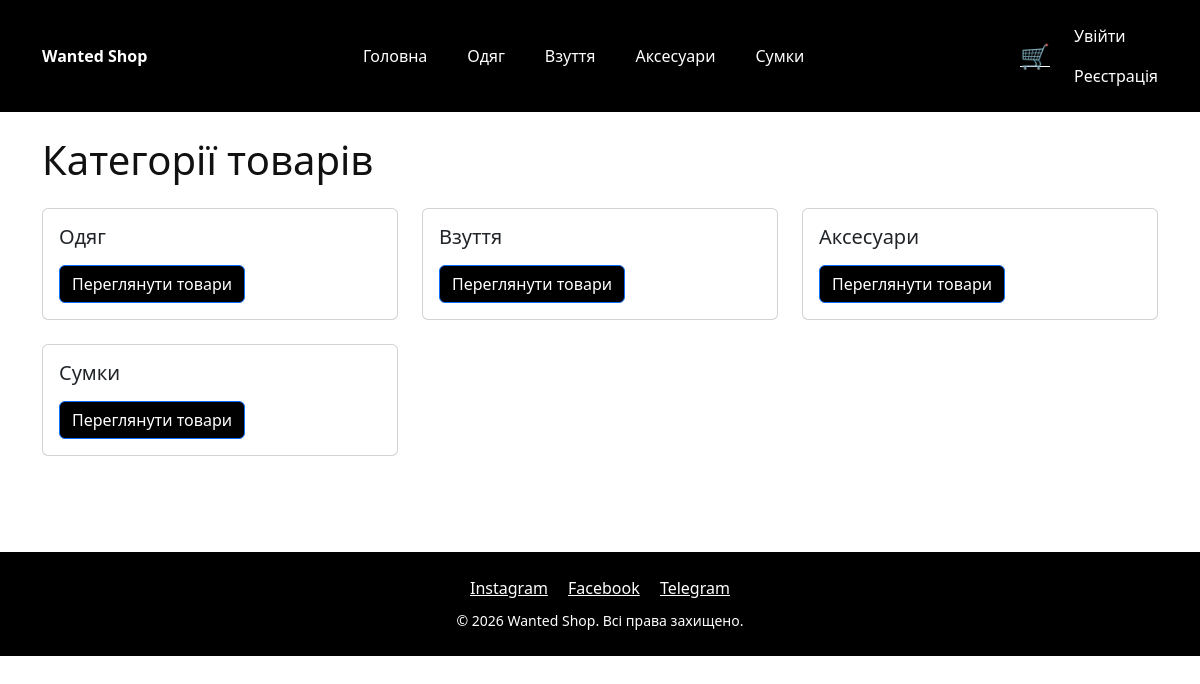
The page / on the database its author committed.
### products/models.py (models this page shows, shortened)
class Category(models.Model):
    name = models.CharField(max_length=100, unique=True)
    description = models.TextField(blank=True)

### products/views.py (the view)
# urls.py: path('', views.home, name='home'),
def home(request):
	categories = Category.objects.all()
	return render(request, 'product/home.html', {'categories': categories})

### cart/context_processor.py (called while the page is built)
def cart_item_count(request):
    if request.user.is_authenticated:
        try:
            cart = Cart.objects.get(user=request.user)
            return {'cart_item_count': cart.items.count()}
        except Cart.DoesNotExist:
            return {'cart_item_count': 0}
    else:
        cart = request.session.get('cart', {})
        return {'cart_item_count': sum(cart.values())}

### templates/product/home.html (shortened to what this page needs)
{% extends 'base.html' %}
{% block content %}
<div class="container mt-4">
    <h1 class="mb-4">Категорії товарів</h1>
    <div class="row">
        {% for category in categories %}
        <div class="col-md-4">
            <div class="card">
                <div class="card-body">
                    <h5 class="card-title">{{ category.name }}</h5>
                    <a href="{% url 'products:product_list_by_category' category.id %}" class="btn btn-primary">Переглянути товари</a>
                </div>
            </div>
        </div>
        {% endfor %}
    </div>
</div>
{% endblock %}

### templates/components/header.html (shortened to what this page needs)
{% load static %}
<header class="bg-black text-white py-3 mb-4">
	<div class="container">
		<div class="d-flex flex-wrap align-items-center justify-content-between">
			<a class="navbar-brand fw-bold text-white" href="{% url 'products:home' %}">Wanted Shop</a>
			<ul class="nav list-inline mb-0">
				<li class="list-inline-item"><a class="nav-link text-white" href="{% url 'products:home' %}">Головна</a></li>
				{% for category in categories %}
				<li class="list-inline-item"><a class="nav-link text-white" href="{% url 'products:product_list_by_category' category.id %}">{{ category.name }}</a></li>
				{% endfor %}
			</ul>
			<div class="d-flex align-items-center gap-3">
				<a href="{% url 'cart:cart_details' %}" class="position-relative text-white" title="Кошик">
					<span class="fs-4">🛒</span>
				</a>
				<ul class="navbar-nav ms-2">
					{% if user.is_authenticated %}
					<li class="nav-item">
						<a class="nav-link" href="{% url 'account:profile' %}">Профіль</a>
					</li>
					<li class="nav-item">
						<a class="nav-link" href="{% url 'account:logout' %}">Вийти</a>
					</li>
					{% else %}
					<li class="nav-item">
						<a class="nav-link" href="{% url 'account:login' %}">Увійти</a>
					</li>
					<li class="nav-item">
						<a class="nav-link" href="{% url 'account:register' %}">Реєстрація</a>
					</li>
					{% endif %}
				</ul>
			</div>
		</div>
	</div>
</header>

### static/css/main.css (style rules this page uses)
body { background-color: #fff; color: #111; }
.navbar, .btn-primary { background-color: #000; color: #fff; }
.card { margin-bottom: 1.5rem; }

### rows shown on the page
Category: name "Одяг"
Category: name "Взуття"
Category: name "Аксесуари"
Category: name "Сумки"

### other values the page prints
{{ year|default:2026 }} "2026"
